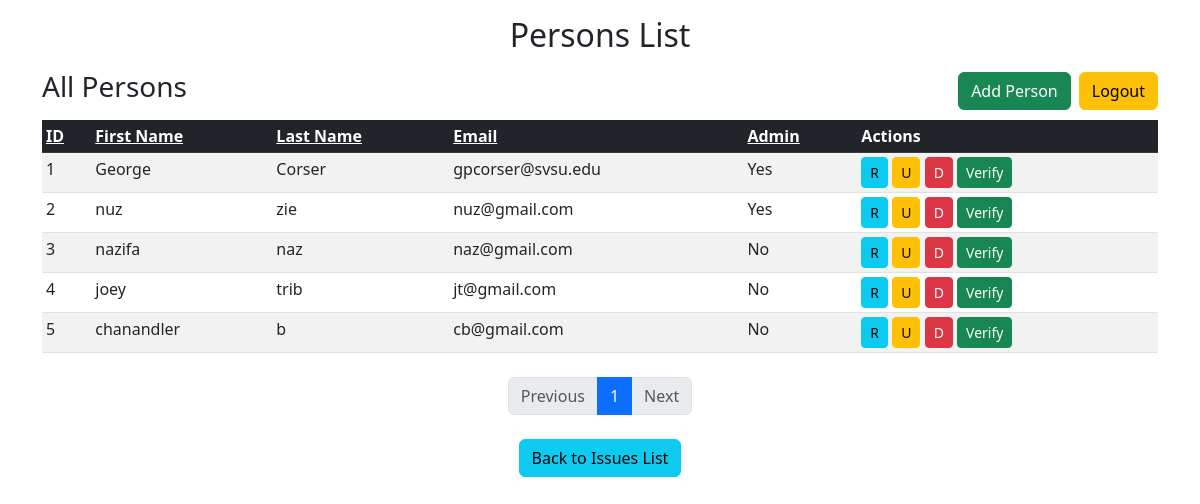
Page /persons_list.php (signed in) on the committed database.
### tables this page shows
CREATE TABLE `iss_persons` (
  `id` int(11) NOT NULL,
  `fname` varchar(255) NOT NULL,
  `lname` varchar(255) NOT NULL,
  `mobile` varchar(255) NOT NULL,
  `email` varchar(255) NOT NULL,
  `pwd_hash` varchar(255) NOT NULL,
  `pwd_salt` varchar(255) NOT NULL,
  `admin` varchar(255) NOT NULL,
  `verify_token` varchar(255) DEFAULT NULL,
  `verified` int(1) DEFAULT 0
);

### persons_list.php (the view, shortened to what this page needs)
<?php
$pdo = Database::connect();
$sort_column = isset($_GET['sort_column']) ? $_GET['sort_column'] : 'id';
$sort_direction = isset($_GET['sort_direction']) && in_array($_GET['sort_direction'], ['asc', 'desc']) ? $_GET['sort_direction'] : 'asc';
$records_per_page = 5;
$current_page = isset($_GET['page']) ? (int)$_GET['page'] : 1;
$offset = ($current_page - 1) * $records_per_page;
$total_persons_sql = "SELECT COUNT(*) FROM iss_persons";
$total_persons = $pdo->query($total_persons_sql)->fetchColumn();
$total_pages = ceil($total_persons / $records_per_page);
$sql = "SELECT * FROM iss_persons ORDER BY $sort_column $sort_direction LIMIT :limit OFFSET :offset";
$stmt = $pdo->prepare($sql);
$stmt->bindValue(':limit', $records_per_page, PDO::PARAM_INT);
$stmt->bindValue(':offset', $offset, PDO::PARAM_INT);
$stmt->execute();
$persons = $stmt->fetchAll(PDO::FETCH_ASSOC);
?>
<!DOCTYPE html>
<html lang="en">
<head>
    <link href="https://cdn.jsdelivr.net/npm/bootstrap@5.3.0/dist/css/bootstrap.min.css" rel="stylesheet">
</head>
<body>
    <div class="container mt-3">
        <h2 class="text-center">Persons List</h2>
        <div class="d-flex justify-content-between align-items-center mt-3">
            <h3>All Persons</h3>
            <div class="d-flex align-items-center">
                <button class="btn btn-success me-2" data-bs-toggle="modal" data-bs-target="#addPersonModal">Add Person</button>
                <a href="logout.php" class="btn btn-warning">Logout</a>
            </div>
        </div>
        <table class="table table-striped table-sm mt-2">
            <thead class="table-dark">
                <tr>
                    <th>
                        <a href="?sort_column=id&sort_direction=<?= $sort_column === 'id' && $sort_direction === 'asc' ? 'desc' : 'asc'; ?>" class="text-white">ID</a>
                    </th>
                    <th>
                        <a href="?sort_column=fname&sort_direction=<?= $sort_column === 'fname' && $sort_direction === 'asc' ? 'desc' : 'asc'; ?>" class="text-white">First Name</a>
                    </th>
                    <th>
                        <a href="?sort_column=lname&sort_direction=<?= $sort_column === 'lname' && $sort_direction === 'asc' ? 'desc' : 'asc'; ?>" class="text-white">Last Name</a>
                    </th>
                    <th>
                        <a href="?sort_column=email&sort_direction=<?= $sort_column === 'email' && $sort_direction === 'asc' ? 'desc' : 'asc'; ?>" class="text-white">Email</a>
                    </th>
                    <th>
                        <a href="?sort_column=admin&sort_direction=<?= $sort_column === 'admin' && $sort_direction === 'asc' ? 'desc' : 'asc'; ?>" class="text-white">Admin</a>
                    </th>
                    <th>Actions</th>
                </tr>
            </thead>
            <tbody>
                <?php foreach ($persons as $person): ?>
                    <tr>
                        <td><?= htmlspecialchars($person['id']); ?></td>
                        <td><?= htmlspecialchars($person['fname']); ?></td>
                        <td><?= htmlspecialchars($person['lname']); ?></td>
                        <td><?= htmlspecialchars($person['email']); ?></td>
                        <td><?= htmlspecialchars($person['admin'] === 'Y' ? 'Yes' : 'No'); ?></td>
                        <td>
                            <button class="btn btn-info btn-sm" data-bs-toggle="modal" data-bs-target="#readPerson<?= $person['id']; ?>">R</button>
                            <button class="btn btn-warning btn-sm" data-bs-toggle="modal" data-bs-target="#updatePerson<?= $person['id']; ?>">U</button>
                            <button class="btn btn-danger btn-sm" data-bs-toggle="modal" data-bs-target="#deletePerson<?= $person['id']; ?>">D</button>
                            <?php if ($person['verified'] !== '1'): ?>
                                <form method="POST" action="" style="display:inline;">
                                    <button type="submit" name="verify_person" class="btn btn-success btn-sm">Verify</button>
                                </form>
                            <?php endif; ?>
                        </td>
                    </tr>
                <?php endforeach; ?>
            </tbody>
        </table>
        <div class="d-flex justify-content-center mt-4">
            <nav>
                <ul class="pagination">
                    <li class="page-item <?= $current_page <= 1 ? 'disabled' : ''; ?>">
                        <a class="page-link" href="?sort_column=<?= $sort_column; ?>&sort_direction=<?= $sort_direction; ?>&page=<?= $current_page - 1; ?>">Previous</a>
                    </li>
                    <?php for ($i = 1; $i <= $total_pages; $i++): ?>
                        <li class="page-item <?= $i == $current_page ? 'active' : ''; ?>">
                            <a class="page-link" href="?sort_column=<?= $sort_column; ?>&sort_direction=<?= $sort_direction; ?>&page=<?= $i; ?>"><?= $i; ?></a>
                        </li>
                    <?php endfor; ?>
                    <li class="page-item <?= $current_page >= $total_pages ? 'disabled' : ''; ?>">
                        <a class="page-link" href="?sort_column=<?= $sort_column; ?>&sort_direction=<?= $sort_direction; ?>&page=<?= $current_page + 1; ?>">Next</a>
                    </li>
                </ul>
            </nav>
        </div>
        <div class="d-flex justify-content-center mt-2">
            <a href="issues_list.php" class="btn btn-info">Back to Issues List</a>
        </div>
    </div>
</body>
</html>

### rows in the picture
iss_persons: id "1", fname "George", lname "Corser", email "gpcorser@svsu.edu", admin "Yes"
iss_persons: id "2", fname "nuz", lname "zie", email "nuz@gmail.com", admin "Yes"
iss_persons: id "3", fname "nazifa", lname "naz", email "naz@gmail.com", admin "No"
iss_persons: id "4", fname "joey", lname "trib", email "jt@gmail.com", admin "No"
iss_persons: id "5", fname "chanandler", lname "b", email "cb@gmail.com", admin "No"
